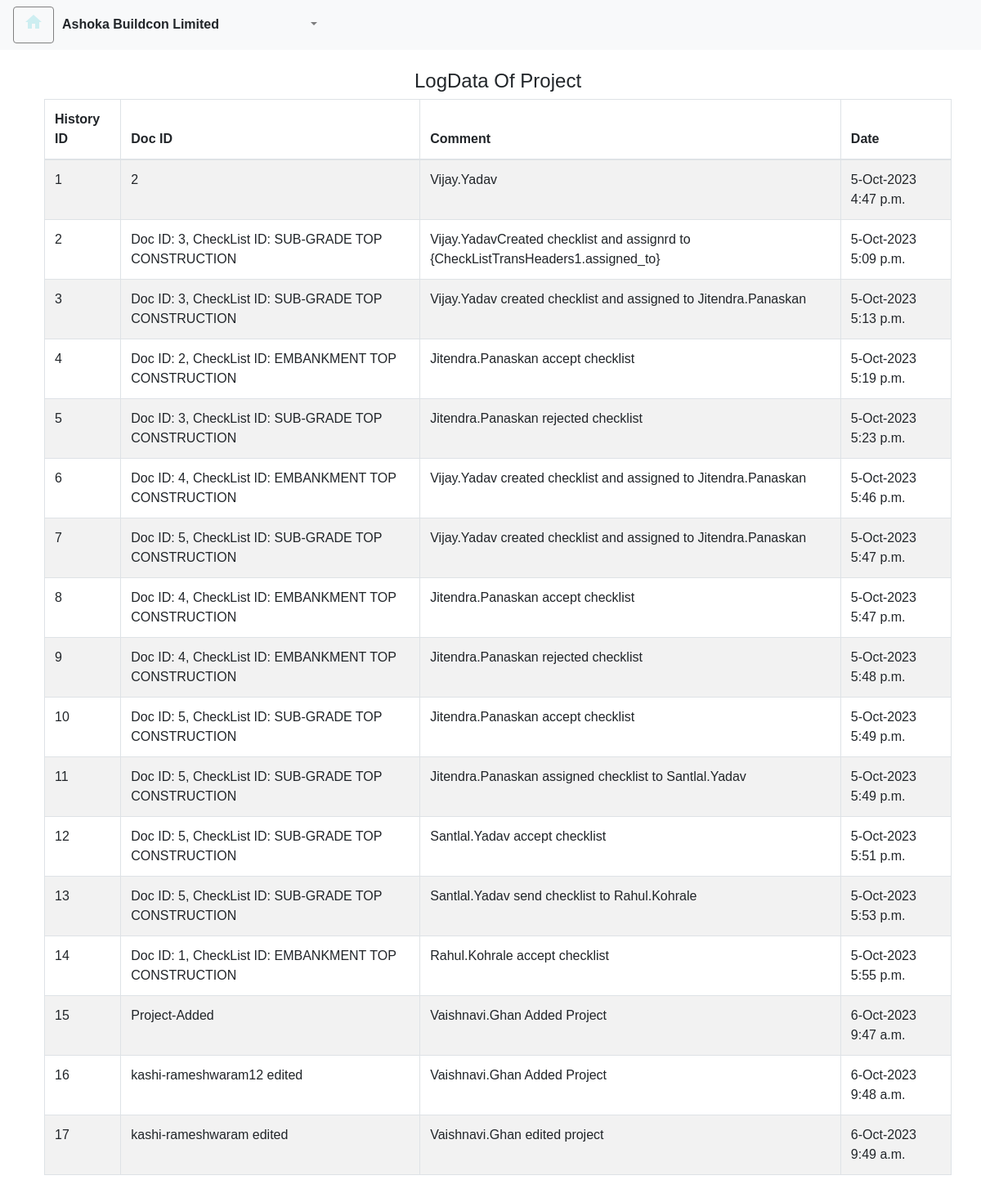
The page /history/ on the database its author committed.
### checkapp/models.py (models this page shows, shortened)
class History(models.Model):
    History_ID = models.AutoField(primary_key=True)
    Doc_ID =  models.CharField(max_length=100)
    Date_Time = models.DateTimeField()
    Comment =  models.CharField(max_length=100,null=True)

### checkapp/administration.py (the view)
# urls.py: path('history/',administration.history,name='history'),
def history(request):
    history = History.objects.all()
    context = {
            'isActive': True,
            'page_title': 'Ashoka Buildcon Limited',
            'customer_name' : 'Ashoka Buildcon Limited',
            'history':history
    }
    return render(request,'checkapp/history.html', context)

### checkapp/templates/checkapp/history.html (shortened to what this page needs)
{% extends "checkapp/base.html" %}
{% load crispy_forms_tags %}
{% block formcontent %}
<div class="container m-4">
    <div class="">
        <h4 class="text-center">LogData Of Project</h4>
    </div>
                <table class="table table-striped table-bordered table-responsive-lg">
                    <thead>
                        <tr>
                            <th scope="col"> History ID</th>
                            <th scope="col"> Doc ID</th>
                            <th scope="col"> Comment </th>
                            <th scope="col"> Date</th>
                        </tr>
                    </thead>
                    <tbody>
                        {% for his in history %}
                        <tr>
                            <td>{{ his.History_ID }}</td>
                            <td>{{ his.Doc_ID }}</td>
                            <td>{{ his.Comment }}</td>
                            <td>{{ his.Date_Time|date:"j-M-Y g:i a" }}</td>
                        </tr>
                        {% endfor %}
                    </tbody>
                </table>
</div>
{% endblock %}

### checkapp/templates/checkapp/base.html (style rules this page uses)
body { font-family: Arial, sans-serif; font-size: 16px; }

### rows shown on the page
History: History_ID "1", Doc_ID "2", Comment "Vijay.Yadav", Date_Time "5-Oct-2023 4:47 p.m."
History: History_ID "2", Doc_ID "Doc ID: 3, CheckList ID: SUB-GRADE TOP CONSTRUCTION", Comment "Vijay.YadavCreated checklist and assignrd to {CheckListTransHeaders1.assigned_to}", Date_Time "5-Oct-2023 5:09 p.m."
History: History_ID "3", Doc_ID "Doc ID: 3, CheckList ID: SUB-GRADE TOP CONSTRUCTION", Comment "Vijay.Yadav created checklist and assigned to Jitendra.Panaskan", Date_Time "5-Oct-2023 5:13 p.m."
History: History_ID "4", Doc_ID "Doc ID: 2, CheckList ID: EMBANKMENT TOP CONSTRUCTION", Comment "Jitendra.Panaskan accept checklist", Date_Time "5-Oct-2023 5:19 p.m."
History: History_ID "5", Doc_ID "Doc ID: 3, CheckList ID: SUB-GRADE TOP CONSTRUCTION", Comment "Jitendra.Panaskan rejected checklist", Date_Time "5-Oct-2023 5:23 p.m."
History: History_ID "6", Doc_ID "Doc ID: 4, CheckList ID: EMBANKMENT TOP CONSTRUCTION", Comment "Vijay.Yadav created checklist and assigned to Jitendra.Panaskan", Date_Time "5-Oct-2023 5:46 p.m."
History: History_ID "7", Doc_ID "Doc ID: 5, CheckList ID: SUB-GRADE TOP CONSTRUCTION", Comment "Vijay.Yadav created checklist and assigned to Jitendra.Panaskan", Date_Time "5-Oct-2023 5:47 p.m."
History: History_ID "8", Doc_ID "Doc ID: 4, CheckList ID: EMBANKMENT TOP CONSTRUCTION", Comment "Jitendra.Panaskan accept checklist", Date_Time "5-Oct-2023 5:47 p.m."
History: History_ID "9", Doc_ID "Doc ID: 4, CheckList ID: EMBANKMENT TOP CONSTRUCTION", Comment "Jitendra.Panaskan rejected checklist", Date_Time "5-Oct-2023 5:48 p.m."
History: History_ID "10", Doc_ID "Doc ID: 5, CheckList ID: SUB-GRADE TOP CONSTRUCTION", Comment "Jitendra.Panaskan accept checklist", Date_Time "5-Oct-2023 5:49 p.m."
History: History_ID "11", Doc_ID "Doc ID: 5, CheckList ID: SUB-GRADE TOP CONSTRUCTION", Comment "Jitendra.Panaskan assigned checklist to Santlal.Yadav", Date_Time "5-Oct-2023 5:49 p.m."
History: History_ID "12", Doc_ID "Doc ID: 5, CheckList ID: SUB-GRADE TOP CONSTRUCTION", Comment "Santlal.Yadav accept checklist", Date_Time "5-Oct-2023 5:51 p.m."
History: History_ID "13", Doc_ID "Doc ID: 5, CheckList ID: SUB-GRADE TOP CONSTRUCTION", Comment "Santlal.Yadav send checklist to Rahul.Kohrale", Date_Time "5-Oct-2023 5:53 p.m."
History: History_ID "14", Doc_ID "Doc ID: 1, CheckList ID: EMBANKMENT TOP CONSTRUCTION", Comment "Rahul.Kohrale accept checklist", Date_Time "5-Oct-2023 5:55 p.m."
History: History_ID "15", Doc_ID "Project-Added", Comment "Vaishnavi.Ghan Added Project", Date_Time "6-Oct-2023 9:47 a.m."
History: History_ID "16", Doc_ID "kashi-rameshwaram12 edited", Comment "Vaishnavi.Ghan Added Project", Date_Time "6-Oct-2023 9:48 a.m."
History: History_ID "17", Doc_ID "kashi-rameshwaram edited", Comment "Vaishnavi.Ghan edited project", Date_Time "6-Oct-2023 9:49 a.m."

### other values the page prints
{{ customer_name }} "Ashoka Buildcon Limited"
